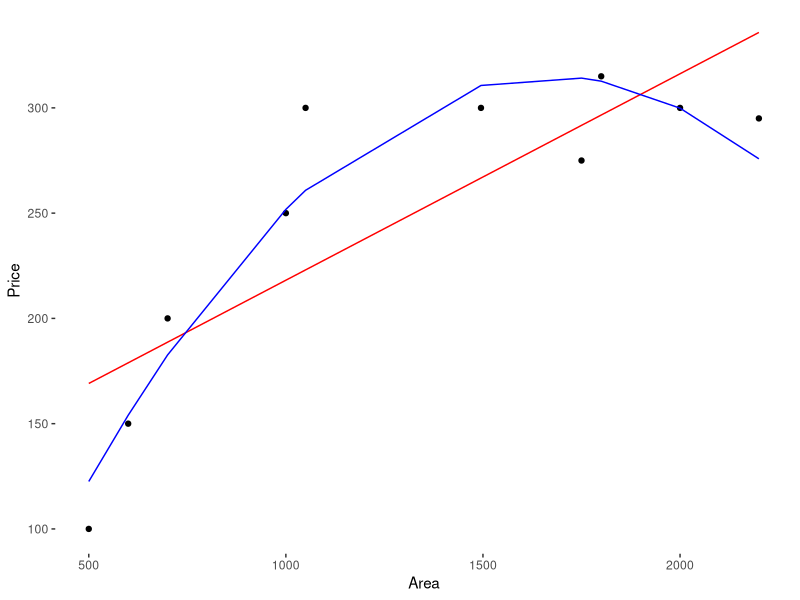
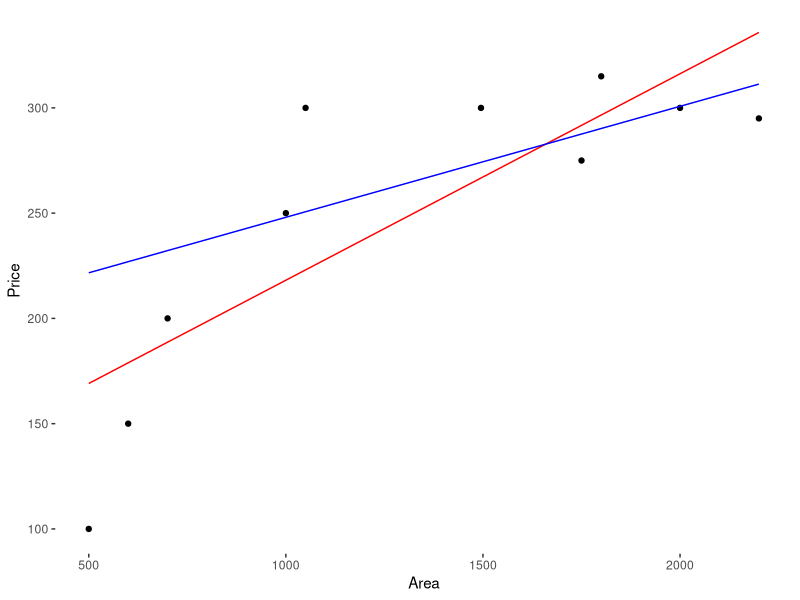

The R source for these figures, in order:
#https://www.r-bloggers.com/15-types-of-regression-you-should-know/
library(datasets)
model = lm(Fertility ~ .,data = swiss)
lm_coeff = model$coefficients
lm_coeff
summary(model)

data = read.csv("poly.csv")
x = data$Area 
y = data$Price

model1 = lm(y ~x) 
model1$fit
model1$coeff

new_x = cbind(x,x^2)

model2 = lm(y~new_x) 
model2$fit
model2$coeff

library(ggplot2) 
ggplot(data = data) + geom_point(aes(x = Area,y = Price)) +
  geom_line(aes(x = Area,y = model1$fit),color = "red") +
  geom_line(aes(x = Area,y = model2$fit),color = "blue") +
  theme(panel.background = element_blank())

################################x^3

new_x = cbind(x,x^2,x^3)

model2 = lm(y~new_x) 
model2$fit
model2$coeff

w <- x + x^2
fit <- lm(y ~ x)
model2 <- lm(y ~ x, weights = w)


ggplot(data = data) + geom_point(aes(x = Area,y = Price)) +
  geom_line(aes(x = Area,y = model1$fit),color = "red") +
  geom_line(aes(x = Area,y = model2$fit),color = "blue") +
  theme(panel.background = element_blank())

###########
